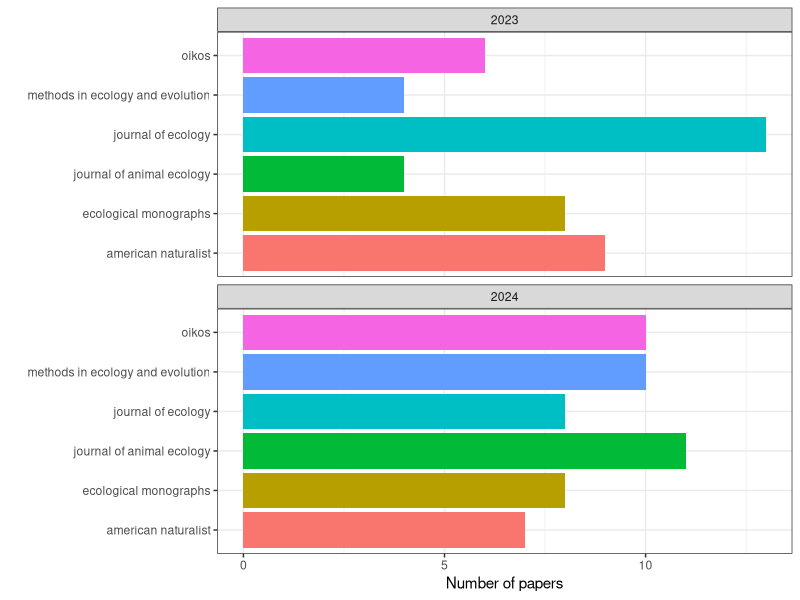
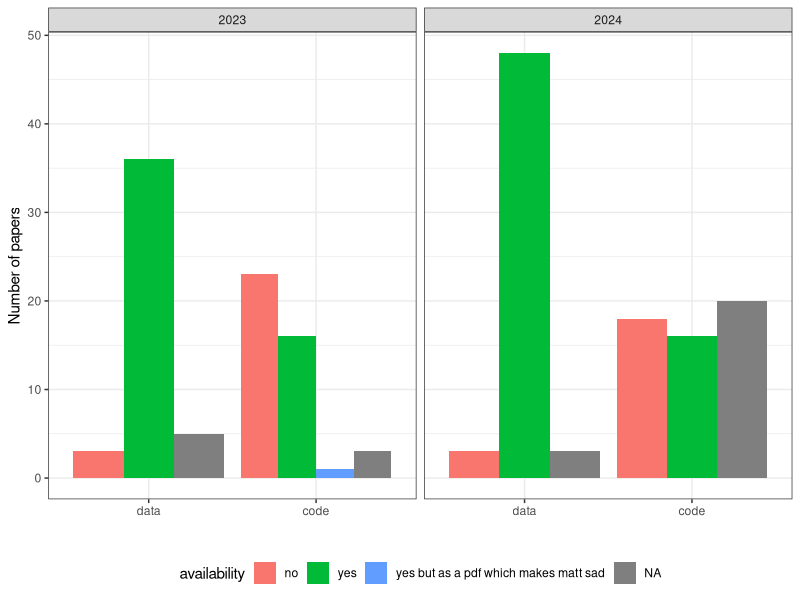
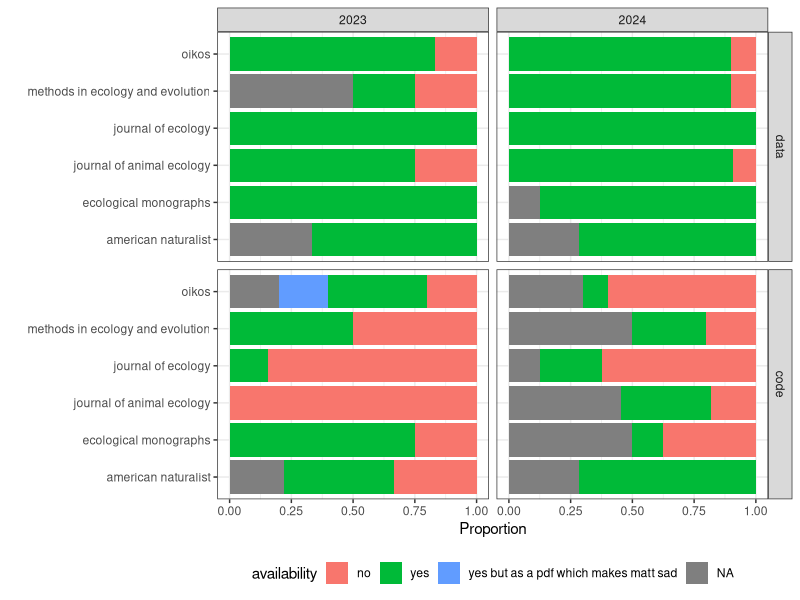

Reproduce these figures in R, in order.
## ---- chunk 1
#| label: setup
#| echo: false
#| eval: true

library(tidyverse)
library(readxl)
library(glue)

## ---- chunk 2
#| label: load-data
#| echo: false
#| eval: true

# Read data from both years and ensure consistent types
dat_2023 <- read_excel("data/Reproducibility_2024.xlsx", sheet = "Hjerkinn_2023") |>
  mutate(Year = "2023") |>
  # Convert logical columns to character
  mutate(across(where(is.logical), ~ if_else(is.na(.x), NA_character_, as.character(.x)))) |>
  # Convert Group to character (handles numeric, character, and NA)
  mutate(Group = as.character(Group))

dat_2024 <- read_excel("data/Reproducibility_2024.xlsx", sheet = "Hjerkinn_2024") |>
  mutate(Year = "2024") |>
  # Convert logical columns to character
  mutate(across(where(is.logical), ~ if_else(is.na(.x), NA_character_, as.character(.x)))) |>
  # Convert Group to character (handles numeric, character, and NA)
  mutate(Group = as.character(Group))

# Combine data first
dat_combined <- bind_rows(dat_2023, dat_2024)

# Combine and process data
dat_raw <- dat_combined |>
  select(Year, Group:Issue, `Is the data available?`, "Is the code to run the analysis for Fig/Tab x available?") |> 
  rename("data" = `Is the data available?`,
         "code" = "Is the code to run the analysis for Fig/Tab x available?") %>%
  mutate(Journal = tolower(Journal),
         Journal = if_else(Journal == "amrican naturalist", "american naturalist", Journal),
         # Handle empty strings and NA variations for Journal
         Journal = if_else(Journal == "" | Journal == "na" | Journal == "n/a", NA_character_, Journal),
         data = tolower(data),
         data = case_when(data == "na" | data == "n/a" ~ NA_character_,
                          data == "yes, but" ~ "yes",
                          TRUE ~ data),
         code = tolower(code),
         code = case_when(code == "na" | code == "n/a" ~ NA_character_,
                         TRUE ~ code),
         Year = factor(Year, levels = c("2023", "2024"))) |>
  # Filter out rows with missing Journal after processing
  filter(!is.na(Journal))

# Create long format for availability analysis
dat <- dat_raw |> 
  pivot_longer(cols = c(data, code), names_to = "variable", values_to = "availability") |> 
  mutate(variable = factor(variable, levels = c("data", "code"))) |> 
  filter(!availability %in% c("yes, but"))

## ---- chunk 3
#| label: fig-nr-papers
#| echo: false
#| eval: true
#| fig-cap: !expr glue::glue("Number of papers reviewed in 2023 were {nrow(dat_2023)} and in2024 were {nrow(dat_2024)}")


# Count papers by Year and Journal
dat_raw |> 
  group_by(Year, Journal) |> 
  summarise(n = n(), .groups = "drop") |> 
  ggplot(aes(x = Journal, y = n, fill = Journal)) +
  geom_col() +
  coord_flip() +
  facet_wrap(~ Year, ncol = 1) +
  labs(x = "", y = "Number of papers") +
  theme_bw() +
  theme(legend.position = "none")

## ---- chunk 4
#| label: fig-two
#| echo: false
#| eval: true
#| fig-cap: Data and code availability by year.

dat |> 
  group_by(Year, variable, availability) |> 
  summarise(n = n(), .groups = "drop") |> 
  ggplot(aes(x = variable, y = n, fill = availability)) +
  geom_col(position = "dodge") +
  facet_wrap(~ Year, ncol = 2) +
  labs(x = "", y = "Number of papers") +
  theme_bw() +
  theme(legend.position = "bottom")

## ---- chunk 5
#| label: fig-three
#| echo: false
#| eval: true

dat |> 
  group_by(Year, Journal, variable, availability) |> 
  summarise(n = n(), .groups = "drop") |> 
  ggplot(aes(x = Journal, y = n, fill = availability)) +
  geom_col(position = "fill") +
  coord_flip() +
  labs(x = "", y = "Proportion") +
  facet_grid(variable ~ Year) +
  theme_bw() +
  theme(legend.position = "bottom")

